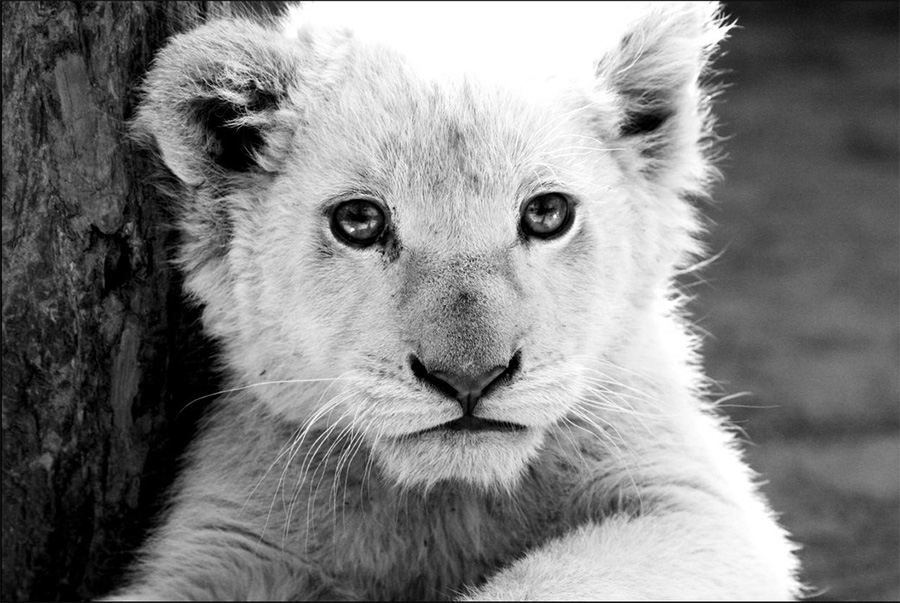
%> input picture 2D Discreate Fourier Transform/lion-cub.jpg, 900 x 603 px
$ octave frequencyDomain.m   (GNU Octave 9; MATLAB toolbox functions it lacks are replaced by stand-ins)
%> lines starting %> are read from the running program, lines starting %| are printed output that depends on the picture
fftA = fft2(imread('lion-cub.jpg'));
F = (abs(fftA)).*exp(1i*angle(fftA));
x = ifft2(F); samepic
%> (this line was passed over: samepic is not available in this run)
figure(222); imshow(uint8(x));
fftA2 = fft2(x);

phase = exp(1i*angle(fftA2));

fftA3 = fft2(imread('curve_brighter.jpg'));
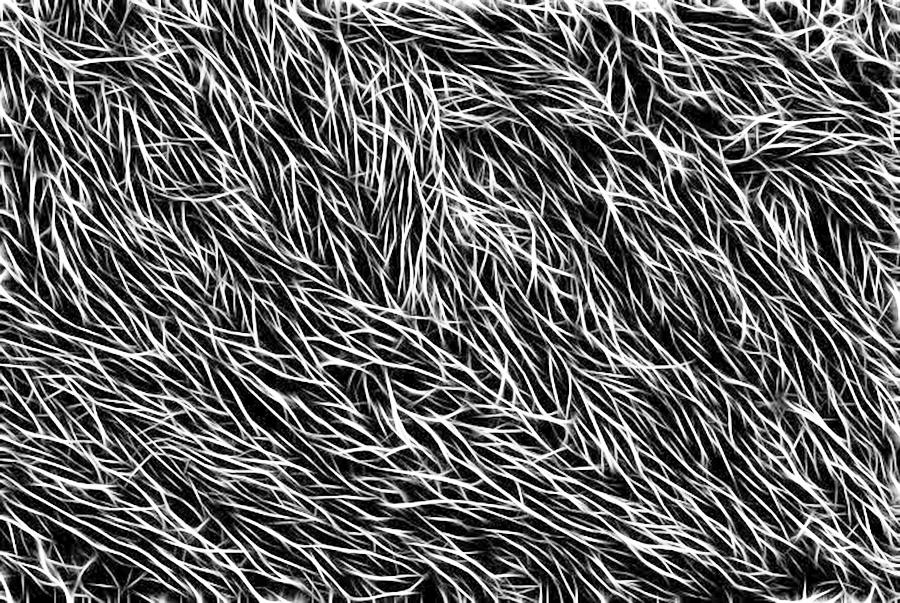
%> input picture 2D Discreate Fourier Transform/curve_brighter.jpg, 900 x 603 px
F3 = (abs(fftA3)).*exp(1i*angle(fftA3));
x3 = ifft2(F3);
fftA4 = fft2(x3);
mag = abs(fftA3);

F4 = mag.* phase;
x5 = ifft2(F4);
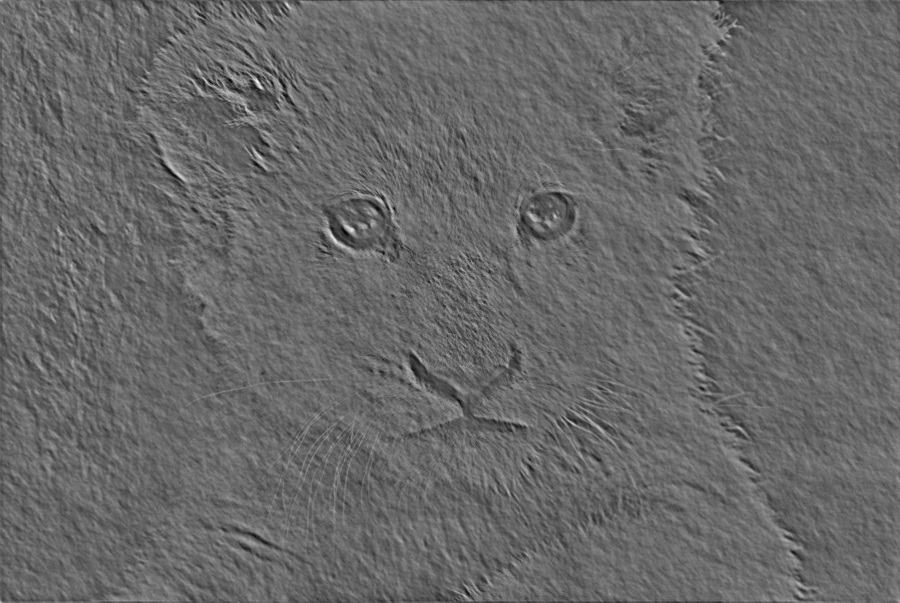
%> x5: size 603x900x3 double; min -543.9, max 1017.8, mean 98.7; drawn with min black and max white
figure(1); imshow(uint8(x5));
%> after `imshow(uint8(x5))`:
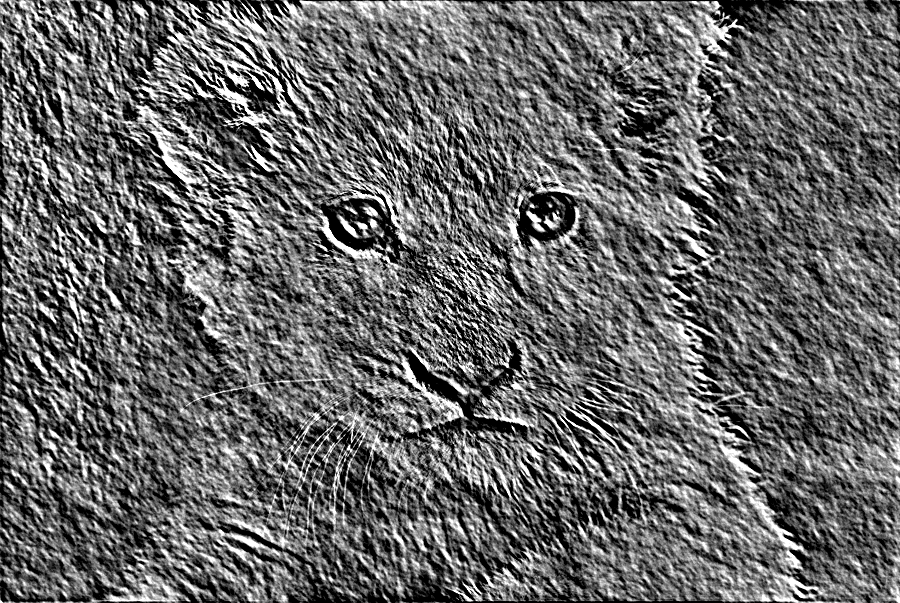
%> displayed picture: size 603x900x3, on the screen's scale of 0 to 255; min 0, max 255, mean 103.3
